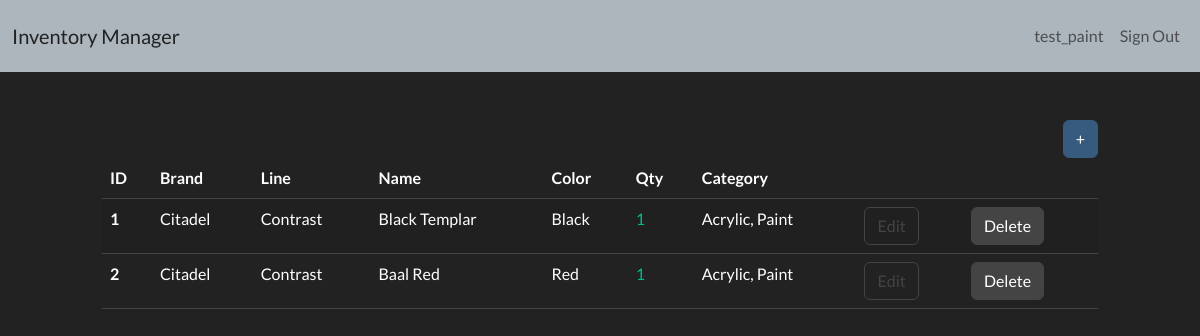
The app's page /dashboard/ (signed in) with its own data.
### inventory/models.py (models this page shows, shortened)
class InventoryItem(models.Model):
	brand = models.CharField(max_length=200, default='n/a')
	line = models.CharField(max_length=200, default='n/a')
	name = models.CharField(max_length=200, default='n/a')
	color = models.CharField(max_length=200, default='n/a')
	quantity = models.IntegerField()
	category = models.ForeignKey('Category', on_delete=models.SET_NULL, blank=True, null=True)
	date_created = models.DateTimeField(auto_now_add=True)
	user = models.ForeignKey(User, on_delete=models.CASCADE)

class Category(models.Model):
	name = models.CharField(max_length=200)
	class Meta:
		verbose_name_plural = 'categories'

### inventory/views.py (the view)
# urls.py: path('dashboard/', Dashboard.as_view(), name='dashboard'),
class Dashboard(LoginRequiredMixin, View):
	def get(self, request):
		items = InventoryItem.objects.filter(user=self.request.user.id).order_by('id')
		low_inventory = InventoryItem.objects.filter(
			user=self.request.user.id,
			quantity__lte=LOW_QUANTITY
		)
		if low_inventory.count() > 0:
			if low_inventory.count() > 1:
				messages.error(request, f'{low_inventory.count()} items have low inventory')
			else:
				messages.error(request, f'{low_inventory.count()} item has low inventory')
		low_inventory_ids = InventoryItem.objects.filter(
			user=self.request.user.id,
			quantity__lte=LOW_QUANTITY
		).values_list('id', flat=True)
		return render(request, 'inventory/dashboard.html', {'items': items, 'low_inventory_ids': low_inventory_ids})

### inventory/templates/inventory/dashboard.html (shortened to what this page needs)
{% extends 'inventory/base.html' %}
{% block content %}
	<div class="row">
		<div class="col-md-10 col-12 mx-auto mt-5">
			<div class="d-flex justify-content-end">
				<a href="{% url 'add-item' %}" class="btn btn-primary">+</a>
			</div>
			<table class="table table-hover table-striped">
				<thead>
					<tr>
						<th scope="col">ID</th>
						<th scope="col">Brand</th>
						<th scope="col">Line</th>
						<th scope="col">Name</th>
						<th scope="col">Color</th>
						<th scope="col">Qty</th>
						<th scope="col">Category</th>
						<th scope="col"></th>
						<th scope="col"></th>
					</tr>
				</thead>
				<tbody>
					{% for item in items %}
					<tr>
						<th scope="row">{{ item.id }}</th>
						<td>{{ item.brand }}</td>
						<td>{{ item.line }}</td>
						<td>{{ item.name }}</td>
						<td>{{ item.color }}</td>
						{% if item.id in low_inventory_ids %}
							<td class="text-danger">{{ item.quantity }}</td>
						{% else %}
							<td class="text-success">{{ item.quantity }}</td>
						{% endif %}
						<td>{{ item.category.name }}</td>
						<td><a href="{% url 'edit-item' item.id %}" class="btn btn-outline-secondary">Edit</a></td>
						<td><a href="{% url 'delete-item' item.id %}" class="btn btn-secondary">Delete</a></td>
					</tr>
					{% endfor %}
				</tbody>
			</table>
		</div>
	</div>
{% endblock content %}

### inventory/templates/inventory/nav_bar.html (shortened to what this page needs)
<nav class="navbar navbar-expand-lg bg-light">
	<div class="container-fluid">
		<a class="navbar-brand" href="{% url 'index' %}">Inventory Manager</a>
		<div class="collapse navbar-collapse justify-content-end" id="navbarNav">
			<ul class="navbar-nav">
				{% if user.is_authenticated %}
					<li class="nav-item">
						<a class="nav-link" href="#">{{ user.username }}</a>
					</li>
					<li class="nav-item">
						<a class="nav-link" href="{% url 'logout' %}">Sign Out</a>
					</li>
				{% endif %}
			</ul>
		</div>
	</div>
</nav>

### records on screen
InventoryItem: id "1", brand "Citadel", line "Contrast", name "Black Templar", color "Black", quantity "1", category.name "Acrylic, Paint"
InventoryItem: id "2", brand "Citadel", line "Contrast", name "Baal Red", color "Red", quantity "1", category.name "Acrylic, Paint"

### other values on screen
{{ user.username }} "test_paint"
